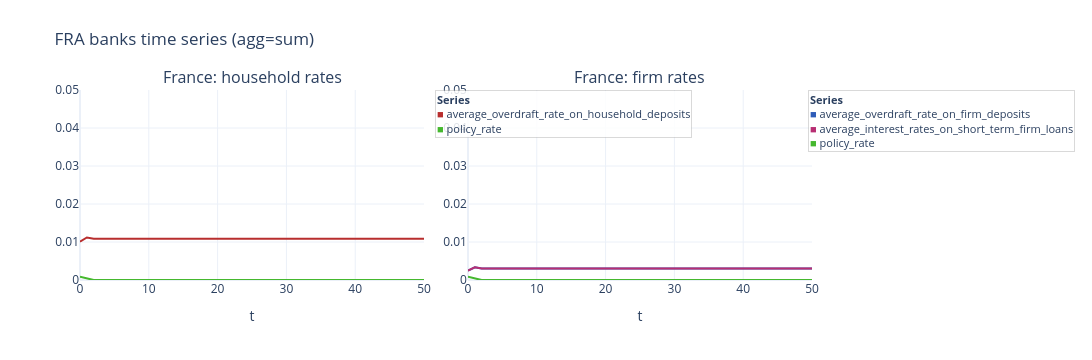

The cell this chart's notebook holds for it:
### Code cell
fig = plot_agent_timeseries(
    model,
    "FRA",
    "banks",
    [
        ["average_overdraft_rate_on_household_deposits", "central_bank.policy_rate"],
        [
            "average_overdraft_rate_on_firm_deposits",
            "average_interest_rates_on_short_term_firm_loans",
            "central_bank.policy_rate",
        ],
    ],
    panel_titles=["France: household rates", "France: firm rates"],
    no_cols=2,
    **FIG_SIZE_WIDE,
    show_legend=True,
    show=False,
)

fig.update_yaxes(range=[0, 0.05])
fig.show()

### Figure 1 — Plotly figure (JSON) as saved in the notebook; plotly's stock layout.template omitted (floating-point values rounded to 4 significant figures)
{"data": [{"line": {"color": "hsl(0, 60%, 45%)", "width": 2}, "mode": "lines", "name": "average_overdraft_rate_on_household_deposits", "showlegend": false, "type": "scatter", "x": [0, 1, 2, 3, 4, 5, 6, 7, 8, 9, 10, 11, 12, 13, 14, 15, 16, 17, 18, 19, 20, 21, 22, 23, 24, 25, 26, 27, 28, 29, 30, 31, 32, 33, 34, 35, 36, 37, 38, 39, 40, 41, 42, 43, 44, 45, 46, 47, 48, 49, 50], "xaxis": "x", "y": [0.01007, 0.01119, 0.01086, 0.01086, 0.01086, 0.01086, 0.01086, 0.01086, 0.01086, 0.01086, 0.01086, 0.01086, 0.01086, 0.01086, 0.01086, 0.01086, 0.01086, 0.01086, 0.01086, 0.01086, 0.01086, 0.01086, 0.01086, 0.01086, 0.01086, 0.01086, 0.01086, 0.01086, 0.01086, 0.01086, 0.01086, 0.01086, 0.01086, 0.01086, 0.01086, 0.01086, 0.01086, 0.01086, 0.01086, 0.01086, 0.01086, 0.01086, 0.01086, 0.01086, 0.01086, 0.01086, 0.01086, 0.01086, 0.01086, 0.01086, 0.01086], "yaxis": "y"}, {"line": {"color": "hsl(110, 60%, 45%)", "width": 2}, "mode": "lines", "name": "policy_rate", "showlegend": false, "type": "scatter", "x": [0, 1, 2, 3, 4, 5, 6, 7, 8, 9, 10, 11, 12, 13, 14, 15, 16, 17, 18, 19, 20, 21, 22, 23, 24, 25, 26, 27, 28, 29, 30, 31, 32, 33, 34, 35, 36, 37, 38, 39, 40, 41, 42, 43, 44, 45, 46, 47, 48, 49, 50], "xaxis": "x", "y": [0.0008333, 0.0003393, 0, 0, 0, 0, 0, 0, 0, 0, 0, 0, 0, 0, 0, 0, 0, 0, 0, 0, 0, 0, 0, 0, 0, 0, 0, 0, 0, 0, 0, 0, 0, 0, 0, 0, 0, 0, 0, 0, 0, 0, 0, 0, 0, 0, 0, 0, 0, 0, 0], "yaxis": "y"}, {"line": {"color": "hsl(220, 60%, 45%)", "width": 2}, "mode": "lines", "name": "average_overdraft_rate_on_firm_deposits", "showlegend": false, "type": "scatter", "x": [0, 1, 2, 3, 4, 5, 6, 7, 8, 9, 10, 11, 12, 13, 14, 15, 16, 17, 18, 19, 20, 21, 22, 23, 24, 25, 26, 27, 28, 29, 30, 31, 32, 33, 34, 35, 36, 37, 38, 39, 40, 41, 42, 43, 44, 45, 46, 47, 48, 49, 50], "xaxis": "x2", "y": [0.002456, 0.003349, 0.00301, 0.00301, 0.00301, 0.00301, 0.00301, 0.00301, 0.00301, 0.00301, 0.00301, 0.00301, 0.00301, 0.00301, 0.00301, 0.00301, 0.00301, 0.00301, 0.00301, 0.00301, 0.00301, 0.00301, 0.00301, 0.00301, 0.00301, 0.00301, 0.00301, 0.00301, 0.00301, 0.00301, 0.00301, 0.00301, 0.00301, 0.00301, 0.00301, 0.00301, 0.00301, 0.00301, 0.00301, 0.00301, 0.00301, 0.00301, 0.00301, 0.00301, 0.00301, 0.00301, 0.00301, 0.00301, 0.00301, 0.00301, 0.00301], "yaxis": "y2"}, {"line": {"color": "hsl(330, 60%, 45%)", "width": 2}, "mode": "lines", "name": "average_interest_rates_on_short_term_firm_loans", "showlegend": false, "type": "scatter", "x": [0, 1, 2, 3, 4, 5, 6, 7, 8, 9, 10, 11, 12, 13, 14, 15, 16, 17, 18, 19, 20, 21, 22, 23, 24, 25, 26, 27, 28, 29, 30, 31, 32, 33, 34, 35, 36, 37, 38, 39, 40, 41, 42, 43, 44, 45, 46, 47, 48, 49, 50], "xaxis": "x2", "y": [0.002456, 0.003349, 0.00301, 0.00301, 0.00301, 0.00301, 0.00301, 0.00301, 0.00301, 0.00301, 0.00301, 0.00301, 0.00301, 0.00301, 0.00301, 0.00301, 0.00301, 0.00301, 0.00301, 0.00301, 0.00301, 0.00301, 0.00301, 0.00301, 0.00301, 0.00301, 0.00301, 0.00301, 0.00301, 0.00301, 0.00301, 0.00301, 0.00301, 0.00301, 0.00301, 0.00301, 0.00301, 0.00301, 0.00301, 0.00301, 0.00301, 0.00301, 0.00301, 0.00301, 0.00301, 0.00301, 0.00301, 0.00301, 0.00301, 0.00301, 0.00301], "yaxis": "y2"}, {"line": {"color": "hsl(110, 60%, 45%)", "width": 2}, "mode": "lines", "name": "policy_rate", "showlegend": false, "type": "scatter", "x": [0, 1, 2, 3, 4, 5, 6, 7, 8, 9, 10, 11, 12, 13, 14, 15, 16, 17, 18, 19, 20, 21, 22, 23, 24, 25, 26, 27, 28, 29, 30, 31, 32, 33, 34, 35, 36, 37, 38, 39, 40, 41, 42, 43, 44, 45, 46, 47, 48, 49, 50], "xaxis": "x2", "y": [0.0008333, 0.0003393, 0, 0, 0, 0, 0, 0, 0, 0, 0, 0, 0, 0, 0, 0, 0, 0, 0, 0, 0, 0, 0, 0, 0, 0, 0, 0, 0, 0, 0, 0, 0, 0, 0, 0, 0, 0, 0, 0, 0, 0, 0, 0, 0, 0, 0, 0, 0, 0, 0], "yaxis": "y2"}], "layout": {"annotations": [{"font": {"size": 16}, "showarrow": false, "text": "France: household rates", "x": 0.235, "xanchor": "center", "xref": "paper", "y": 1, "yanchor": "bottom", "yref": "paper"}, {"font": {"size": 16}, "showarrow": false, "text": "France: firm rates", "x": 0.765, "xanchor": "center", "xref": "paper", "y": 1, "yanchor": "bottom", "yref": "paper"}, {"align": "left", "bgcolor": "rgba(255,255,255,0.85)", "bordercolor": "rgba(0,0,0,0.15)", "borderwidth": 1, "font": {"size": 11}, "showarrow": false, "text": "<b>Series</b><br><span style=\"color:hsl(0, 60%, 45%);\">■</span> average_overdraft_rate_on_household_deposits<br><span style=\"color:hsl(110, 60%, 45%);\">■</span> policy_rate", "x": 0.485, "xanchor": "left", "xref": "paper", "y": 1, "yanchor": "top", "yref": "paper"}, {"align": "left", "bgcolor": "rgba(255,255,255,0.85)", "bordercolor": "rgba(0,0,0,0.15)", "borderwidth": 1, "font": {"size": 11}, "showarrow": false, "text": "<b>Series</b><br><span style=\"color:hsl(220, 60%, 45%);\">■</span> average_overdraft_rate_on_firm_deposits<br><span style=\"color:hsl(330, 60%, 45%);\">■</span> average_interest_rates_on_short_term_firm_loans<br><span style=\"color:hsl(110, 60%, 45%);\">■</span> policy_rate", "x": 0.995, "xanchor": "left", "xref": "paper", "y": 1, "yanchor": "top", "yref": "paper"}], "height": 360, "hovermode": "x unified", "legend": {}, "margin": {"r": 280, "t": 90}, "title": {"text": "FRA banks time series (agg=sum)"}, "width": 1200, "xaxis": {"anchor": "y", "domain": [0, 0.47], "title": {"text": "t"}}, "xaxis2": {"anchor": "y2", "domain": [0.53, 1], "title": {"text": "t"}}, "yaxis": {"anchor": "x", "domain": [0, 1], "range": [0, 0.05]}, "yaxis2": {"anchor": "x2", "domain": [0, 1], "range": [0, 0.05]}}}
